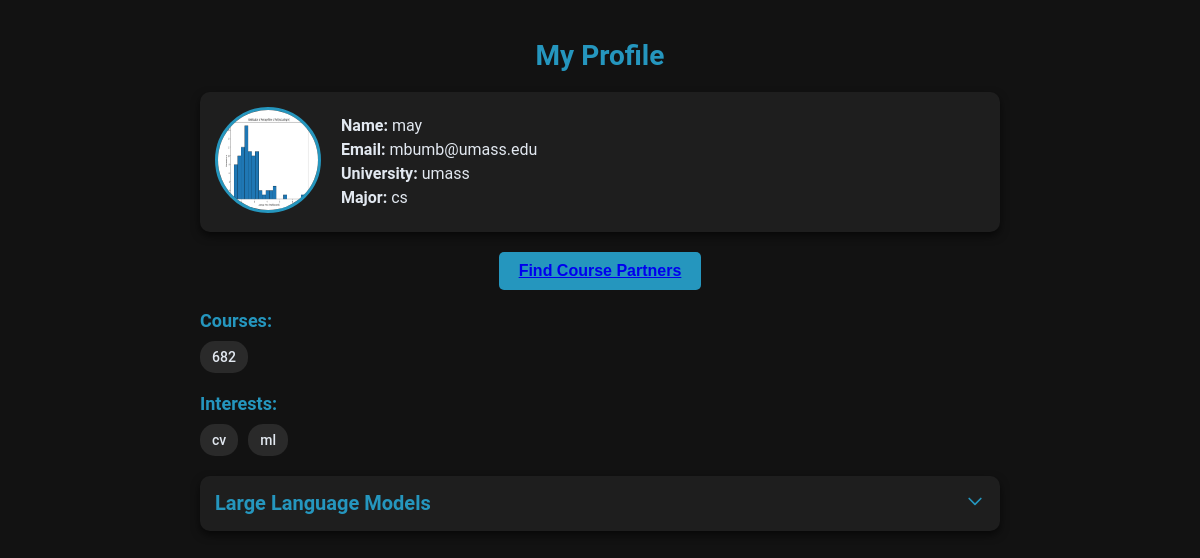
The page /profile (signed in) on the database its author committed.
### app/models.py (models this page shows, shortened)
class UserProfile(models.Model):
    user = models.OneToOneField(User, on_delete=models.CASCADE)
    profile_picture = models.ImageField(upload_to='profile_pics/', blank=True, null=True)
    university = models.CharField(max_length=255)
    major = models.CharField(max_length=100)
    courses = models.TextField(help_text="Comma-separated list of courses")
    research_interests = models.ManyToManyField(ResearchInterest, related_name="users")

class ResearchInterest(models.Model):
    name = models.CharField(max_length=100, unique=True)

### app/views.py (the view)
# urls.py: path("profile", views.profile_view, name="profile"),
def profile_view(request):
    user = request.user
    topics_with_papers = {}
    user_details = {}
    if user.is_authenticated:
        user_profile = UserProfile.objects.get(user=user)
        user_details = {
                    "name": user.get_full_name() or user.username,  # Fallback to username if full name is not available
                    "email": user.email,
                    "profile_picture": user_profile.profile_picture.url if user_profile.profile_picture else None,
                    "university": user_profile.university,
                    "major": user_profile.major,
                    "courses": user_profile.courses.split(","),  # Split courses into a list
                    "research_interests": [interest.name for interest in user_profile.research_interests.all()]
            }
        liked_papers = UserLikedPapers.objects.filter(user=user).select_related('paper')
        for liked_paper in liked_papers:
            paper = liked_paper.paper
            if paper.research_interest:
                if paper.research_interest.name not in topics_with_papers:
                    topics_with_papers[paper.research_interest.name] = []
                topics_with_papers[paper.research_interest.name].append({
                    "title": paper.title,
                    "description": paper.abstract,
                    "link": paper.url
                })
        print("Topics are ", topics_with_papers)
    return render(request, 'profile.html', {'topics_with_papers': topics_with_papers, 'user_details': user_details})

### app/templates/profile.html (shortened to what this page needs)
{% load static %}
<!DOCTYPE html>
<html lang="en">
<head>
    <link rel="stylesheet" href="{% static 'app/css/profile.css' %}">
</head>
<body>
    <div class="profile-container">
        <h1>My Profile</h1>
        <div class="profile-info">
            <div class="profile-pic">
                {% if user_details.profile_picture %}
                    <img src="{{ user_details.profile_picture }}" alt="Profile Picture">
                {% else %}
                    <img src="{% static 'default_profile_picture.jpg' %}" alt="Default Profile Picture">
                {% endif %}
            </div>
            <div class="profile-details">
                <p><strong>Name:</strong> {{ user_details.name }}</p>
                <p><strong>Email:</strong> {{ user_details.email }}</p>
                <p><strong>University:</strong> {{ user_details.university }}</p>
                <p><strong>Major:</strong> {{ user_details.major }}</p>
            </div>
        </div>
        <button class="partners-btn" ><a href="{% url 'partner_page' %}">Find Course Partners</a></button>
        <div class="interests">
            <label>Courses:</label>
            <div class="tags">
                {% for course in user_details.courses %}
                    <span class="tag">{{ course }}</span>
                {% endfor %}
            </div>
        </div>
        <div class="interests">
            <label>Interests:</label>
            <div class="tags">
                {% for interest in user_details.research_interests %}
                    <span class="tag">{{ interest }}</span>
                {% endfor %}
            </div>
        </div>
        <div class="topics-list">
            {% for topic, papers in topics_with_papers.items %}
            <div class="topic-card" onclick="togglePapers(this)">
                <h3>{{ topic }}
                    <span class="icon-arrow">
                        <svg xmlns="http://www.w3.org/2000/svg" fill="none" viewBox="0 0 24 24" stroke="currentColor" class="arrow-icon">
                            <path stroke-linecap="round" stroke-linejoin="round" stroke-width="2" d="M19 9l-7 7-7-7" />
                        </svg>
                    </span>
                </h3>
            </div>
            {% endfor %}
        </div>
</body>
</html>

### app/static/app/css/profile.css (style rules this page uses)
:root { --blue: rgb(37, 150, 190); --blue-light: rgb(98, 187, 219); --text-color: #e2e8f0; --background-color: #121212; --card-background: #1e1e1e; --tag-background: #2a2a2a; --shadow-color: rgba(0, 0, 0, 0.6); --hover-color: rgb(101, 183, 213); }
body { background-color: var(--background-color); color: var(--text-color); font-family: 'Roboto', Arial, sans-serif; margin: 0; padding: 0; }
.profile-container { max-width: 800px; margin: 0 auto; padding: 20px; }
h1 { color: var(--blue); font-size: 28px; font-weight: bold; margin-bottom: 20px; text-align: center; }
.profile-info { display: flex; align-items: center; gap: 20px; margin-bottom: 20px; padding: 15px; background-color: var(--card-background); border-radius: 10px; box-shadow: 0 4px 8px var(--shadow-color); }
.profile-pic img { width: 100px; height: 100px; border-radius: 50%; border: 3px solid var(--blue); }
.profile-details p { margin: 5px 0; font-size: 16px; }
.interests { margin-top: 20px; }
.interests label { font-weight: bold; color: var(--blue); font-size: 18px; margin-bottom: 10px; display: block; }
.tags { display: flex; gap: 10px; margin-top: 5px; }
.tag { padding: 8px 12px; background-color: var(--tag-background); color: var(--text-color); border-radius: 15px; font-size: 14px; font-weight: 500; transition: background-color 0.3s ease, color 0.3s ease; }
.topics-list { margin-top: 20px; }
.topic-card { background-color: var(--card-background); padding: 15px; border-radius: 10px; box-shadow: 0 4px 8px var(--shadow-color); margin-bottom: 15px; cursor: pointer; transition: all 0.3s ease; }
.topic-card h3 { font-size: 20px; color: var(--blue); margin: 0; display: flex; align-items: center; justify-content: space-between; }
.icon-arrow { margin-left: auto; }
.arrow-icon { width: 20px; height: 20px; color: var(--blue); transition: transform 0.3s; }
.courses, .interests { margin-bottom: 20px; }
label { font-size: 16px; color: var(--blue); }
.topics-list { list-style: none; padding: 0; margin: 0; }
.partners-btn { display: block; margin: 0 auto 20px; padding: 10px 20px; font-size: 16px; font-weight: bold; color: white; background-color: var(--blue); border: none; border-radius: 5px; cursor: pointer; transition: background-color 0.3s ease; }

### rows shown on the page
UserProfile: university "umass", major "cs", courses "682"
ResearchInterest: research_interests "cv"
ResearchInterest: research_interests "ml"
ResearchInterest: topics_with_papers "Large Language Models"

### other values the page prints
{{ user_details.name }} "may"
{{ user_details.email }} "mbumb@umass.edu"
